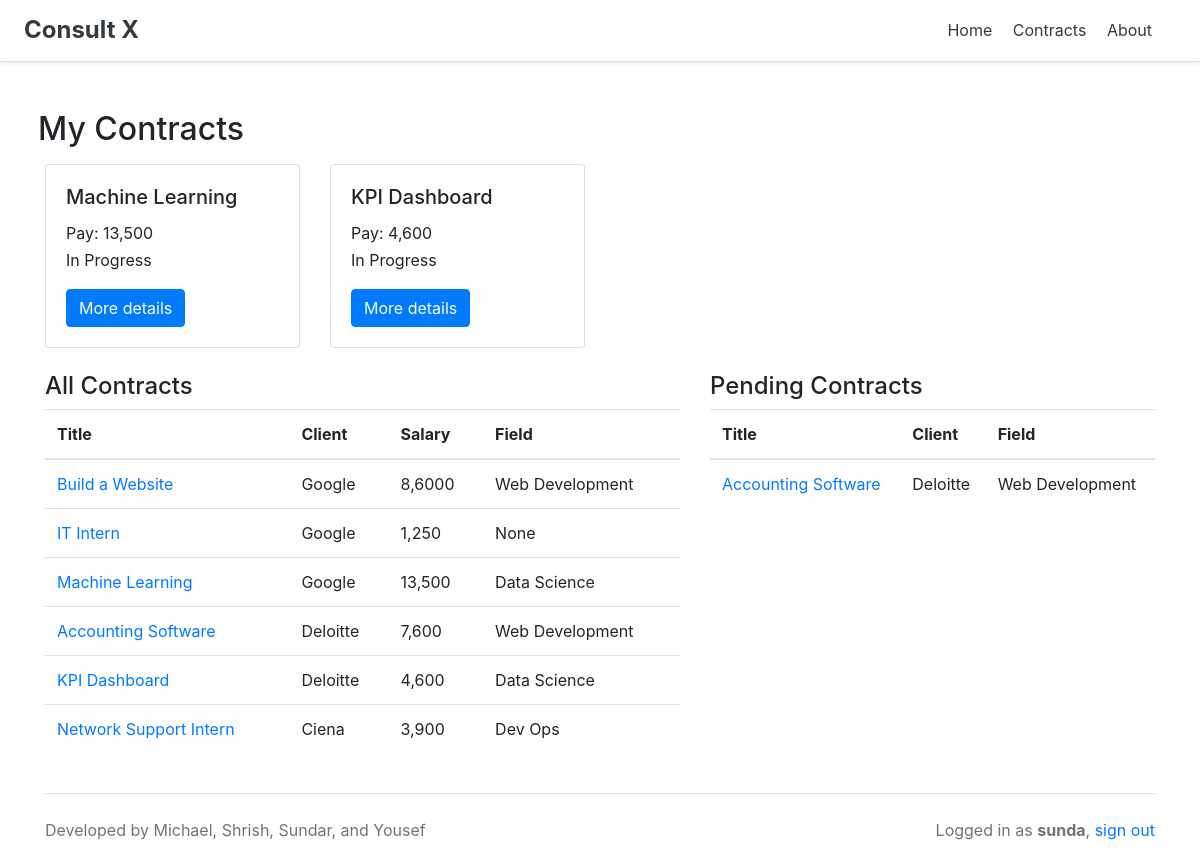
The page /contracts/ (signed in) on the database its author committed.
### contracts/models.py (models this page shows, shortened)
class Contract(models.Model):
    title = models.CharField(max_length=128)
    summary = models.TextField(blank=True)
    salary = models.CharField(max_length=128)
    skills = models.ManyToManyField(Skill, blank=True)
    jobTags = models.ForeignKey(JobTag, on_delete=models.CASCADE, blank=True, null=True)
    client = models.ForeignKey(Client, on_delete=models.CASCADE, blank=True, null=True)
    applicants = models.ManyToManyField(Consultant, blank=True, related_name="applicants")
    team = models.ManyToManyField(Consultant, blank=True, related_name="team")
    status = models.CharField(max_length=64, choices=ch_status)

class JobTag(models.Model):
    title = models.CharField(max_length=128)
    def __str__(self):
        return self.title

### profiles/models.py (models this page shows, shortened)
class Client(models.Model):
    user = models.OneToOneField(User, on_delete=models.CASCADE, null=True, blank=True)
    first_name = models.CharField(max_length=64)
    last_name = models.CharField(max_length=64)
    bio = models.TextField(blank=True)
    company_name = models.CharField(max_length=64, null=True)
    email = models.CharField(max_length=64, blank=True)
    website = models.CharField(max_length=128, blank=True)

### contracts/views.py (the view)
def index(request):
    if not check_auth(request):
        return redirect('signin')
    profile, ref = get_profile(request)
    msg = 0
    if ref == 1:
        contracts = Contract.objects.filter(client=profile).filter(status="Open")
        pending = []
        completed = Contract.objects.filter(client=profile).filter(status="Closed")
    elif ref == 0:
        contracts = []
        pending = []
        completed = []
        for contract in Contract.objects.all():
            if profile in contract.team.all():
                contracts.append(contract)
            elif profile in contract.applicants.all():
                pending.append(contract)
        if len(contracts) == 0:
            msg = 'No contracts yet.'
    context = {
        "contracts": contracts,
        "pending": pending,
        "completed": completed,
        "all_contracts": Contract.objects.all(),
        "ref": ref,
        'msg': msg
    }
    return render(request, 'contracts.html', context=context)

### contracts/views.py (called while the page is built)
def get_profile(request):
    profile, ref, status = get_profile_status(request)
    return profile, ref

def get_profile_status(request):
    status = False
    for i in range(len(prof_type)):
        query = prof_type[i].objects.filter(user=request.user)
        if len(query) != 0:
            if query[0].first_name != "":
                status = True
            return query[0], i, status
    return None, 0, status

def check_auth(request):
    if not request.user.is_authenticated:
        return False
    else:
        return True

### contracts/templates/contracts.html (shortened to what this page needs)
{% extends 'base.html' %}
{% block body %}
<div class="row d-flex justify-content-end">
    <div class="mr-auto p-2">
        <h2>My Contracts </h2>
    </div>
</div>
<div class="row" >
{% for contract in contracts %}
<div class="col-sm-3">
    <div class="card">
        <div class="card-body">
            <h5 class="card-title">{{ contract.title }}</h5>
            <p style="margin-bottom: 3px;" class="card-text">Pay: {{ contract.salary }}</p>
            <p style="margin-bottom: 17px;" class="card-text">In Progress</p>
            <a href="{% url 'view_contract' contract.pk %}" class="btn btn-primary">More details</a>
        </div>
    </div>
</div>
{% endfor %}
</div>
<br>
<div class="row">
    <div class="col-sm-7">
        <h4>All Contracts</h4>
        <table class="table table-hover">
            <thead>
                <tr>
                    <th scope="col">Title</th>
                    <th scope="col">Client</th>
                    <th scope="col">Salary</th>
                    <th scope="col">Field</th>
                </tr>
            </thead>
            <tbody>
                {% for contract in all_contracts %}
                <tr>
                    <td><a href="{% url 'view_contract' contract.pk %}">{{ contract.title }}</a></td>
                    <td>{{ contract.client.company_name }}</td>
                    <td>{{ contract.salary }}</td>
                    <td>{{ contract.jobTags }}</td>
                </tr>
                {% endfor %}
            </tbody>
        </table>
    </div>
    {% if ref == 0 %}
    <div class="col-sm-5">
        <h4>Pending Contracts</h4>
        <table class="table table-hover">
            <thead>
                <tr>
                    <th scope="col">Title</th>
                    <th scope="col">Client</th>
                    <th scope="col">Field</th>
                </tr>
            </thead>
            <tbody>
                {% for contract in pending %}
                <tr>
                    <td><a href="{% url 'view_contract' contract.pk %}">{{ contract.title }}</a></td>
                    <td>{{ contract.client.company_name }}</td>
                    <td>{{ contract.jobTags }}</td>
                </tr>
                {% endfor %}
            </tbody>
        </table>
    </div>
    {% endif %}
</div>
{% endblock %}

### login/templates/base.html (shortened to what this page needs)
<!doctype html>
<html lang="en">
    <head>
        {% load static %} <! CSS --->
        <link rel="stylesheet" href="https://stackpath.bootstrapcdn.com/bootstrap/4.3.1/css/bootstrap.min.css">
    </head>
    <body>
        <div class="d-flex flex-column flex-md-row align-items-center p-3 px-md-4 mb-3 bg-white border-bottom shadow-sm">
            <h4 class="my-0 mr-md-auto font-weight-normal"><a href="/index"><font color="#343a40"><b>Consult X</b></font></a></h4>
            <nav class="my-2 my-md-0 mr-md-3">
                <a class="p-2 text-dark" href="/index">Home</a>
                <a class="p-2 text-dark" href="/contracts">Contracts</a>
                <a class="p-2 text-dark" href="/about">About</a>
            </nav>
        </div>
        <div class="container">
            <br>
            {% block body %}
            {% endblock %}
            <br>
            <footer class="border-top"><br>
                <p class="float-right text-muted">
                    {% if user.get_username|length != 0 %}
                        Logged in as <b>{{ user.get_username }}</b>, <a href="/signout">sign out</a>
                    {% endif %}
                </p>
                <p class="text-muted">
                    Developed by Michael, Shrish, Sundar, and Yousef
                </p>
            </footer>
        </div>
    </body>
</html>

### rows shown on the page
Contract: title "Machine Learning", salary "13,500", client.company_name "Google", jobTags "Data Science"
Contract: title "KPI Dashboard", salary "4,600", client.company_name "Deloitte", jobTags "Data Science"
Contract: title "Build a Website", client.company_name "Google", salary "8,6000", jobTags "Web Development"
Contract: title "IT Intern", client.company_name "Google", salary "1,250", jobTags "None"
Contract: title "Accounting Software", client.company_name "Deloitte", salary "7,600", jobTags "Web Development"
Contract: title "Network Support Intern", client.company_name "Ciena", salary "3,900", jobTags "Dev Ops"

### other values the page prints
{{ user.get_username }} "sunda"
